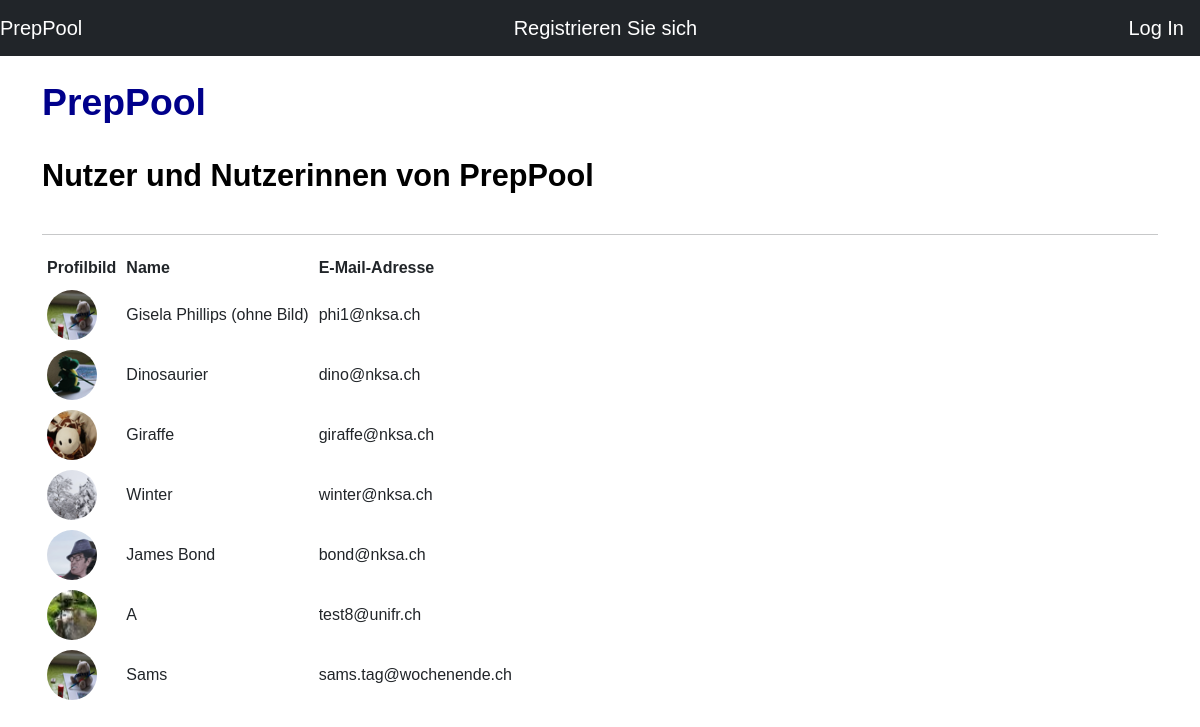
Page /users/view_users/ on the earlier database version.
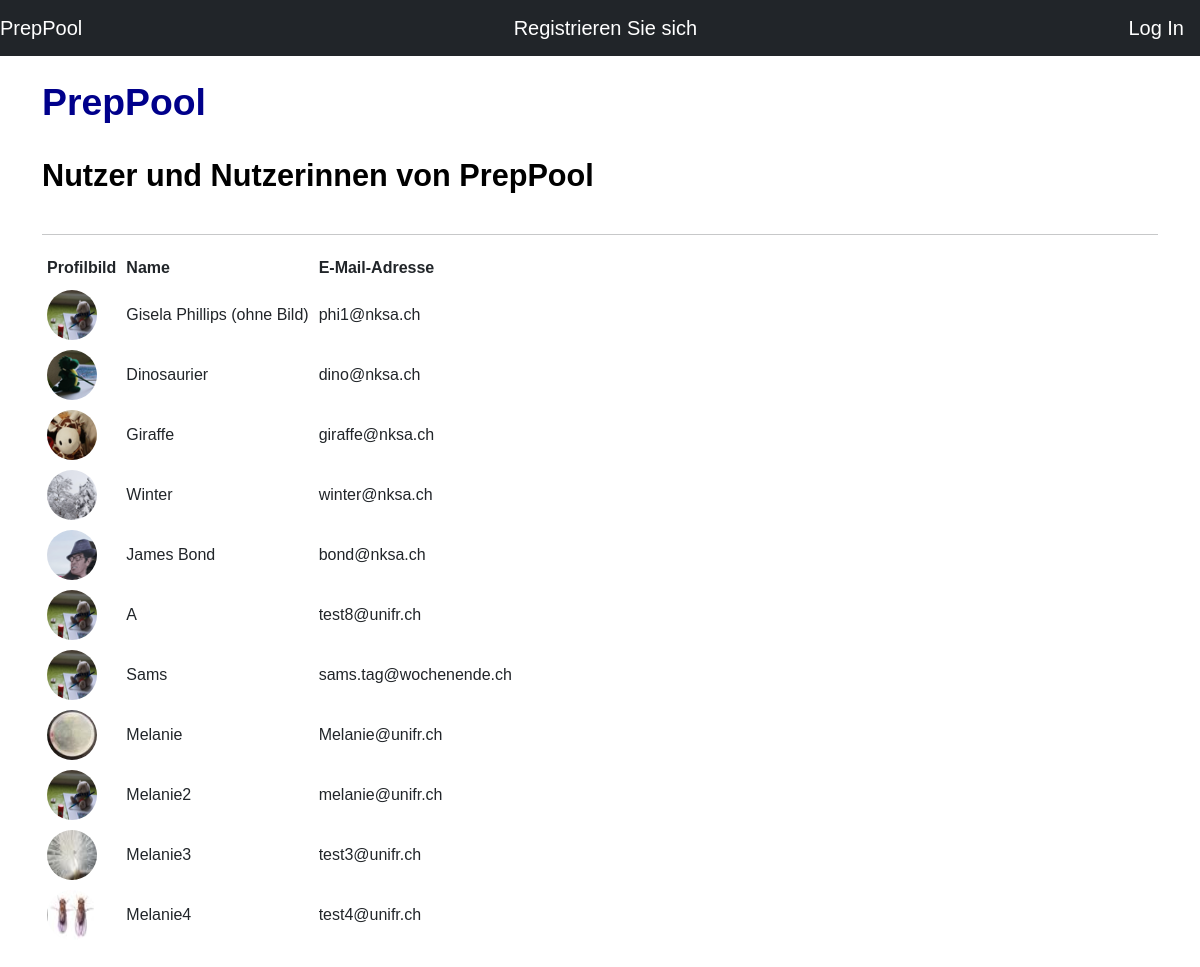
Same page on the later database version.
### app/users/models.py (models this page shows, shortened)
class User(db.Model, UserMixin):
    id = db.Column(db.Integer, primary_key=True)
    username=db.Column(db.String(20), unique=True, nullable=False)
    email=db.Column(db.String(120), unique=True, nullable=False)
    image_file=db.Column(db.String(20), nullable=False, default='default.jpg')
    password=db.Column(db.String(60), nullable=False)
    posts=db.relationship('Post', backref='autor', lazy=True)
    topics=db.relationship('Topic', backref='autor', lazy=True)
    sheets=db.relationship('Sheet', backref='autor', lazy=True)

### app/users/views.py (the view)
@mod.route('/view_users/')
def users():
       users= User.query.all()
       return render_template('users/view_users.html', users=users)

### app/templates/users/view_users.html (shortened to what this page needs)
{% extends 'base.html' %}
{%block head  %}
<link rel="stylesheet" href="{{ url_for('static', filename='css/style.css') }}">
{% endblock%}
{%block body  %}
<br>
<h1>PrepPool</h1>
    <br>
<div>
<h2 style="display: inline">Nutzer und Nutzerinnen von PrepPool</h2>
<br>
</div>
<br>
<hr>
<table border="0" cellpadding ="5">
 <th>Profilbild</th>
 <th>Name</th>
 <th>E-Mail-Adresse</th>
  {% for user in users%}
<tr>
  <td><img class="rounded-circle account-img" style="width:50px;height:50px" src="{{ url_for('static', filename='profile_pics/'+ user.image_file) }}">
  </td>
  <td>{{ user.username}} </td>
  <td>{{ user.email }} </td>
</tr>
  {%endfor%}
</table>
  <br>
{% endblock%}

### app/templates/base.html (shortened to what this page needs)
<!DOCTYPE html>
<html>
<head>
    <link rel='stylesheet' type='text/css' media='screen' href='style.css'>
    <link href="https://cdn.jsdelivr.net/npm/bootstrap@5.0.0-beta1/dist/css/bootstrap.min.css" rel="stylesheet"
>
    <link rel="stylesheet" href="static/css/style.css">
    {%block head %} {% endblock%}
</head>
<body>
    <nav class="navbar navbar-dark bg-dark" aria-label="First navbar example">
            {% if current_user.is_authenticated %}
          <table>
            <tr>
                <td>
                  <a class="navbar-brand" href="{{ url_for('home2') }}">    PrepPool</a>
                </td>
                <td>
                  <div class="dropdown">
                    <button class="dropbtn">Aufgaben</button>
                    <div class="dropdown-content">
                      <a href="/posts/entries/">ansehen und ändern</a>
                      <a href="/posts/new_post">eingeben</a>
                    </div>
                  </div>
                </td>
                <td>
                  <div class="dropdown">
                    <button class="dropbtn">Themen</button>
                    <div class="dropdown-content">
                      <a href="/topics/new_topic">ansehen und eingeben</a>
                    </div>
                  </div>
                </td>
                <td>
                  <div class="dropdown">
                    <button class="dropbtn">Aufgabenblätter</button>
                    <div class="dropdown-content">
                      <a href="/sheets/new_sheet">erstellen</a>
                      <a href="/sheets/view_sheet">ansehen</a>
                    </div>
                  </div>
                </td>
                <td>
                  <div class="dropdown">
                    <button class="dropbtn">Benutzer</button>
                    <div class="dropdown-content">
                      <a href="/users/view_users">ansehen</a>
                    </div>
                  </div>
                </td>
              </tr>
            </table>
            <table>
              <tr>
                  <td>
                  <a class="navbar-brand" href="/users/update_account">Mein Profil</a>
                </td>
                  <td>
                  <a class="navbar-brand" href="/users/logout">Logout</a>
                </td>
              </tr>
            </table>
            {%else%}
            <a class="navbar-brand" href="{{ url_for('home') }}">PrepPool</a>
            <a class="navbar-brand" href="/users/register">Registrieren Sie sich</a>
            <a class="navbar-brand" href="/users/login" tabindex="-1" aria-disabled="true">Log In</a>
            {%endif%}
    </nav>
  <div class="container">
  {% block body %}
  {% endblock %}
</body>
</html>

### app/static/css/style.css (style rules this page uses)
body { font-family: Arial, Helvetica, sans-serif; }
h1 { color: darkblue; font-size: 28pt; font-weight:bold; }
h2 { color: black; font-size: 23pt; font-weight:bold; }

Differences in the rows shown:
changed User "test8@unifr.ch": image_file: picture removed, a placeholder shows
added User: image_file (picture), username "Melanie", email "Melanie@unifr.ch"
added User: image_file (placeholder picture), username "Melanie2", email "melanie@unifr.ch"
added User: image_file (picture), username "Melanie3", email "test3@unifr.ch"
added User: image_file (picture), username "Melanie4", email "test4@unifr.ch"
